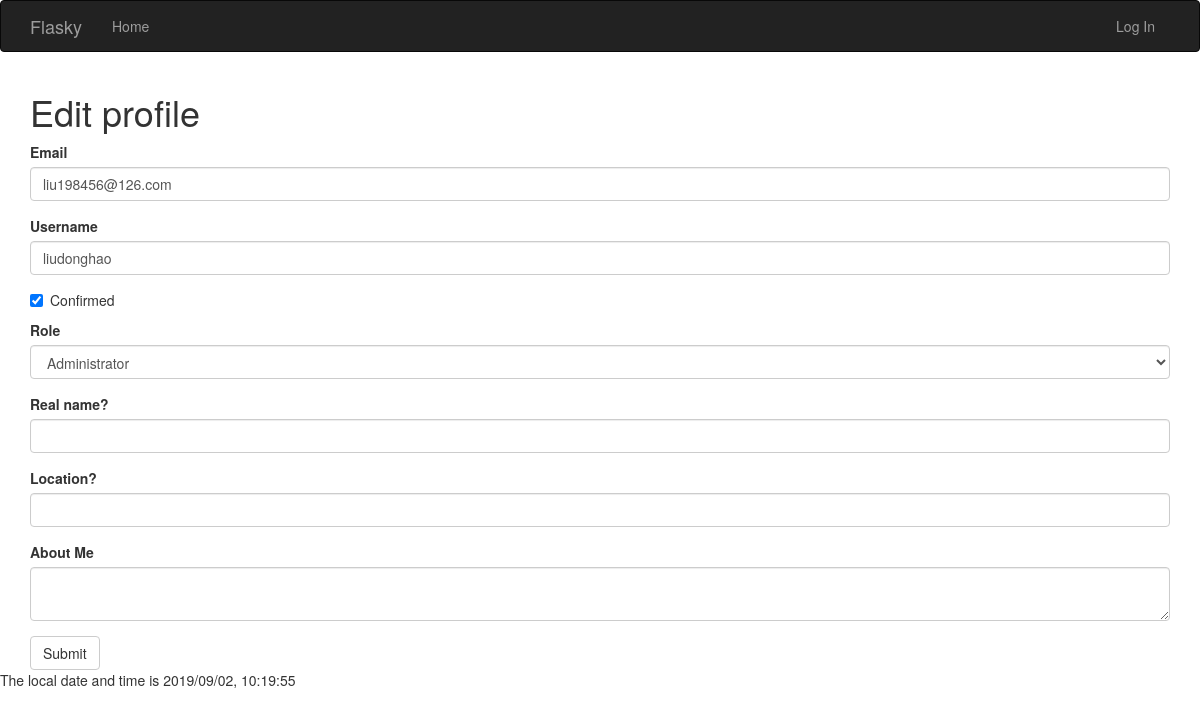
The page /edit_profile/1 on the database its author committed.
### app/models.py (models this page shows, shortened)
class User(UserMixin, db.Model):
    __tablename__ = 'users'
    id = db.Column(db.Integer, primary_key=True)
    username = db.Column(db.String(65), unique=True, index=True)
    email = db.Column(db.String(65), unique=True, index=True)
    password_hash = db.Column(db.String(128))
    confirmed = db.Column(db.Boolean, default=False)
    name = db.Column(db.String(65))
    location = db.Column(db.String(65))
    about_me = db.Column(db.Text())
    member_since = db.Column(db.DateTime(), default=datetime.utcnow)
    last_seen    = db.Column(db.DateTime(), default=datetime.utcnow)
    role_id = db.Column(db.Integer, db.ForeignKey('roles.id'))
    posts = db.relationship('Post', backref='author', lazy='dynamic')
    followed = db.relationship('Follow', foreign_keys=[Follow.follower_id], backref=db.backref('follower', lazy='joined'), lazy='dynamic', cascade='all, delete-orphan')
    followers = db.relationship('Follow', foreign_keys=[Follow.followed_id], backref=db.backref('followed', lazy='joined'), lazy='dynamic', cascade='all, delete-orphan')
    @property
    def password(self):
        raise AttributeError('password is not a reable attribute')

### app/main/views.py (the view, shortened to what this page needs)
@main.route('/edit_profile/<int:id>', methods=['GET', 'POST'])
def edit_profile_admin(id):
    user = User.query.get_or_404(id)
    logger.info('user name %s' % user.name)
    form = EditProfileAdminForm(user)
    form.email.data = user.email
    form.username.data = user.username
    form.confirmed.data = user.confirmed
    form.role.data = user.role_id
    form.name.data = user.name
    form.location.data = user.location
    form.about_me.data = user.about_me
    return render_template('editprofile.html', form=form)

### app/main/forms.py (shortened to what this page needs)
class EditProfileAdminForm(Form):
    email = StringField('Email', validators=[Required(), Length(1,64), Email()])
    username = StringField('Username', validators=[Required(), Length(1,64), Regexp('^[A-Za-z][A-Za-z0-9_.]*$', 0, 'Username must have only letters, number, underscores and dot')])
    confirmed = BooleanField('Confirmed')
    role = SelectField('Role', coerce=int)
    name = StringField('Real name?', validators=[Length(0,64)])
    location = StringField('Location?', validators=[Length(0,64)])
    about_me = TextAreaField('About Me')
    submit = SubmitField('Submit')
    def __init__(self, user, *args, **kwargs):
        super(EditProfileAdminForm, self).__init__(*args, **kwargs)
        self.user = user
        self.role.choices = [(role.id, role.name) for role in Role.query.order_by(Role.name).all()]

### app/auth/views.py (called while the page is built)
@auth.before_app_request
def before_request():
    if current_user.is_authenticated:
        current_user.ping()
        if not current_user.confirmed \
        and request.endpoint[:5] != 'auth.' \
        and request.endpoint != 'static' :
            return redirect(url_for('auth.unconfirmed'))

### app/main/__init__.py (called while the page is built)
@main.app_context_processor
def inject_permissions():
    return dict(Permission=Permission)

### app/templates/editprofile.html (shortened to what this page needs)
{% extends 'base.html' %}
{% import "bootstrap/wtf.html" as wtf %}
{% block page_content %}
<div class="page-head">
	<h1>Edit {{current_user.username}} profile</h1>
</div>
{{ wtf.quick_form(form) }}
{% endblock %}

### rows shown on the page
User: email "liu198456@126.com", username "liudonghao", confirmed "☑", role "Administrator"

### other values the page prints
{{ moment().format('YYYY/MM/DD, HH:mm:ss',refresh=True) }} "2019/09/02, 10:19:55"
